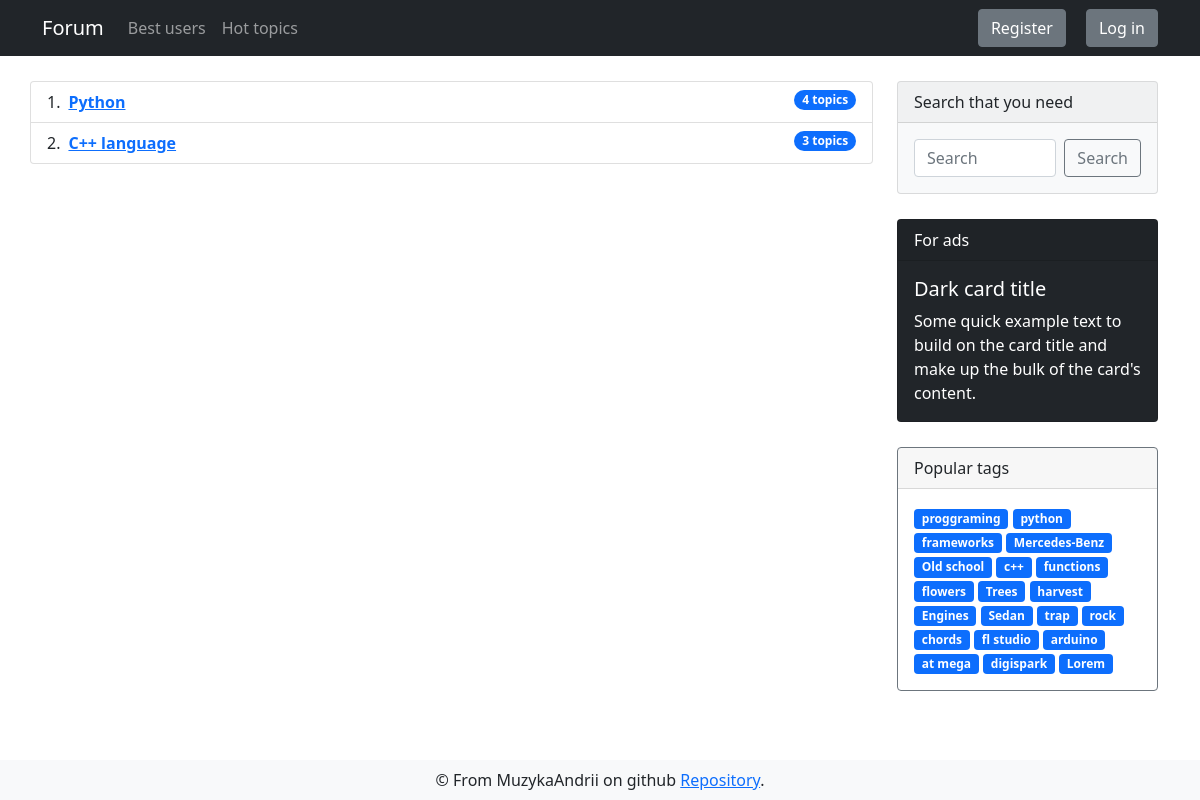
The app's page /forum/programing with its own data.
### app/models.py (models this page shows, shortened)
class DbMixin(object):
    def save(self):
        db.session.add(self)
        db.session.commit()

class Theme(DbMixin, db.Model):
    id = db.Column(db.Integer, primary_key = True, autoincrement=True)
    name = db.Column(db.String(150), unique=True, nullable=False)
    slug = db.Column(db.String(100), unique=True, nullable=False)
    section_id = db.Column(db.Integer, db.ForeignKey('section.id'), nullable=False)
    discussions = db.relationship('Discussion', backref='parent_theme', lazy='dynamic')

class Tag(DbMixin, db.Model):
    id = db.Column(db.Integer, primary_key = True, autoincrement=True)
    name = db.Column(db.String(50), unique=True, nullable=False)
    slug = db.Column(db.String(100), unique=True, nullable=False)
    section_id = db.Column(db.Integer, db.ForeignKey('section.id'), nullable=False)

### app/views.py (the view)
@app.route('/forum/<string:section_slug>')
@validate_url
def themes_index(section_slug):
    themes = get_themes_from_section_slug(section_slug)
    return render_template('forum/themes.html', tags=get_tags(), themes=themes, section_slug=section_slug)

### app/controllers/themes_controller.py (called while the page is built)
@validate_url
def get_themes_from_section_slug(section_slug: str) -> List[Theme]:
    section_id = Section.query.with_entities(Section.id).filter_by(slug=section_slug).first_or_404()[0]
    themes = Theme.query.filter_by(section_id=section_id)
    return themes

### app/controllers/utils.py (called while the page is built)
def validate_url(f):
    @wraps(f)
    def decorated(*args, **kwargs):
        url_params = kwargs
        if 'section_slug' in url_params:
            section_id = Section.query.with_entities(Section.id).filter_by(slug=url_params['section_slug']).first_or_404()[0]
        if 'theme_slug' in url_params:
            theme_id = Theme.query.with_entities(Theme.id).filter(Theme.slug==url_params['theme_slug'],
                                                                  Theme.section_id==section_id).first_or_404()[0]
        if 'discussion_id' in url_params:
            Discussion.query.with_entities(Discussion.id).filter(Discussion.id==url_params['discussion_id'],
                                                                 Discussion.theme_id==theme_id).first_or_404()
        return f(*args, **kwargs)
    return decorated

### app/views.py (called while the page is built)
@app.before_request
def update_last_seen():
    if current_user.is_authenticated:
        current_user.update_last_seen()

@app.before_request
def check_banned():
    if not current_user.is_authenticated:
        return
    result = is_current_user_banned()
    if result:
        logout_user()
        return render_template('alerts/banned.html', reason=result)

@cache.cached(timeout=600, key_prefix='tags')
def get_tags():
    return Tag.query.with_entities(Tag.slug, Tag.name).limit(25).all()

### app/templates/forum/themes.html (shortened to what this page needs)
{% extends "layouts/base.html" %}
{% block content %}
<div class="container">
    <div class="row">
        <ol style="margin-top: 25px;" class="col-md-9 list-group list-group-numbered">
            {% for theme in themes %}
            <li class="list-group-item d-flex justify-content-between align-items-start">
                <div class="ms-2 me-auto">
                    <div class="fw-bold"><a
                            href="{{ url_for('discussions_index', section_slug=section_slug, theme_slug=theme.slug) }}">{{ theme.name }}</a>
                    </div>
                </div>
                <span class="badge bg-primary rounded-pill">{{ theme.discussions.count() }} topics</span>
            </li>
            {% endfor %}
        </ol>
        {% include 'layouts/sidebar.html' %}
    </div>
</div>
{% endblock %}

### app/templates/layouts/sidebar.html
<div class="sidebar col-md-3">
    <div class="card text-dark bg-light mb-3" style="max-width: 18rem;">
        <div class="card-header">Search that you need</div>
        <form method="GET" action="{{ url_for('search') }}" class="card-body d-flex">
            <input name="search_query" value="{{ request.args.get('search_query', '') }}" class="form-control me-2" type="text" placeholder="Search" aria-label="Search">
            <button class="btn btn-outline-secondary" type="submit">Search</button>
        </form>
    </div>
    <div class="card text-white bg-dark mb-3" style="max-width: 18rem;">
        <div class="card-header">For ads</div>
        <div class="card-body">
            <h5 class="card-title">Dark card title</h5>
            <p class="card-text">Some quick example text to build on the card title and make up the bulk of the
                card's content.</p>
        </div>
    </div>
    <div class="card border-secondary mb-3" style="max-width: 18rem;">
        <div class="card-header">Popular tags</div>
        <div class="card-body text-secondary">
            {% for tag in tags %}
            <a href="{{ url_for('tags_discussions', tag_slug=tag[0]) }}" class="tag badge bg-primary">{{ tag[1] }}</a>
            {% endfor %}
        </div>
    </div>
</div>

### app/static/css/style.css (style rules this page uses)
.card { margin: 25px 0; }
.tag { text-decoration: none; }

### records on screen
Theme: name "Python", discussions.count "4"
Theme: name "C++ language", discussions.count "3"
Tag: name "proggraming"
Tag: name "python"
Tag: name "frameworks"
Tag: name "Mercedes-Benz"
Tag: name "Old school"
Tag: name "c++"
Tag: name "functions"
Tag: name "flowers"
Tag: name "Trees"
Tag: name "harvest"
Tag: name "Engines"
Tag: name "Sedan"
Tag: name "trap"
Tag: name "rock"
Tag: name "chords"
Tag: name "fl studio"
Tag: name "arduino"
Tag: name "at mega"
Tag: name "digispark"
Tag: name "Lorem"
